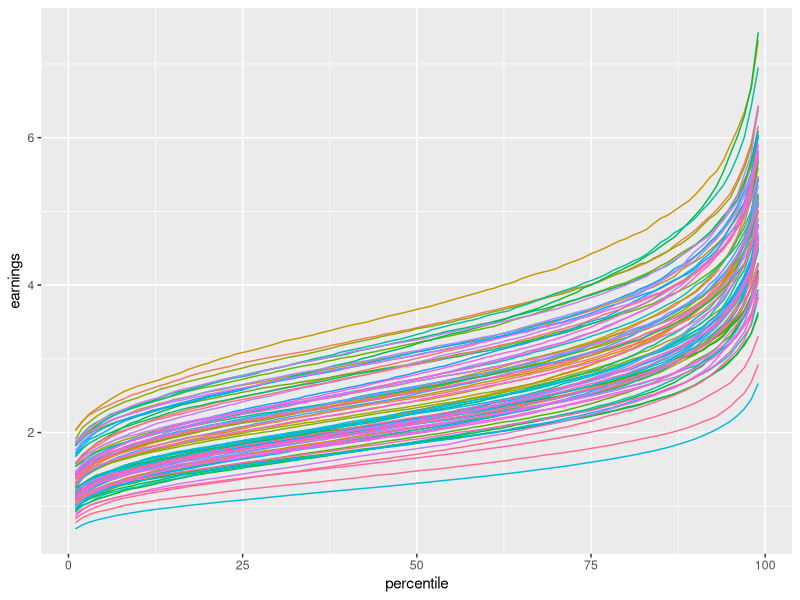

R code for this plot:
library(tidyverse)
library(stringi)

# http://www.doug-webber.com/data.html

z <- read_delim("input_data_utf8.csv", delim = "\t")
z <- pivot_longer(z, -major, names_to = "percentile")
z <- filter(z, major != "Number of Records")
z <- mutate(z, percentile = as.numeric(percentile))
z <- mutate(z, earnings = value / 1e6)
z <- select(z, -value)

ggplot(z, aes(percentile, earnings)) + geom_line(aes(color = major), show.legend = FALSE)

# just a quick EDA
engin <- filter(z, major == "Chemical Engineering", percentile == 33)

z %>%
  filter(percentile == 96) %>%
  arrange(earnings)

z %>%
  filter(earnings > 3.67) %>%
  group_by(major) %>%
  summarize(percentile_min = min(percentile)) %>%
  arrange(desc(percentile_min)) %>%
  print(n = Inf)


engin <- filter(z, major == "Accounting", percentile == 50)

z %>%
  filter(earnings > 3.01) %>%
  group_by(major) %>%
  summarize(percentile_min = min(percentile)) %>%
  arrange(desc(percentile_min)) %>%
  print(n = Inf)